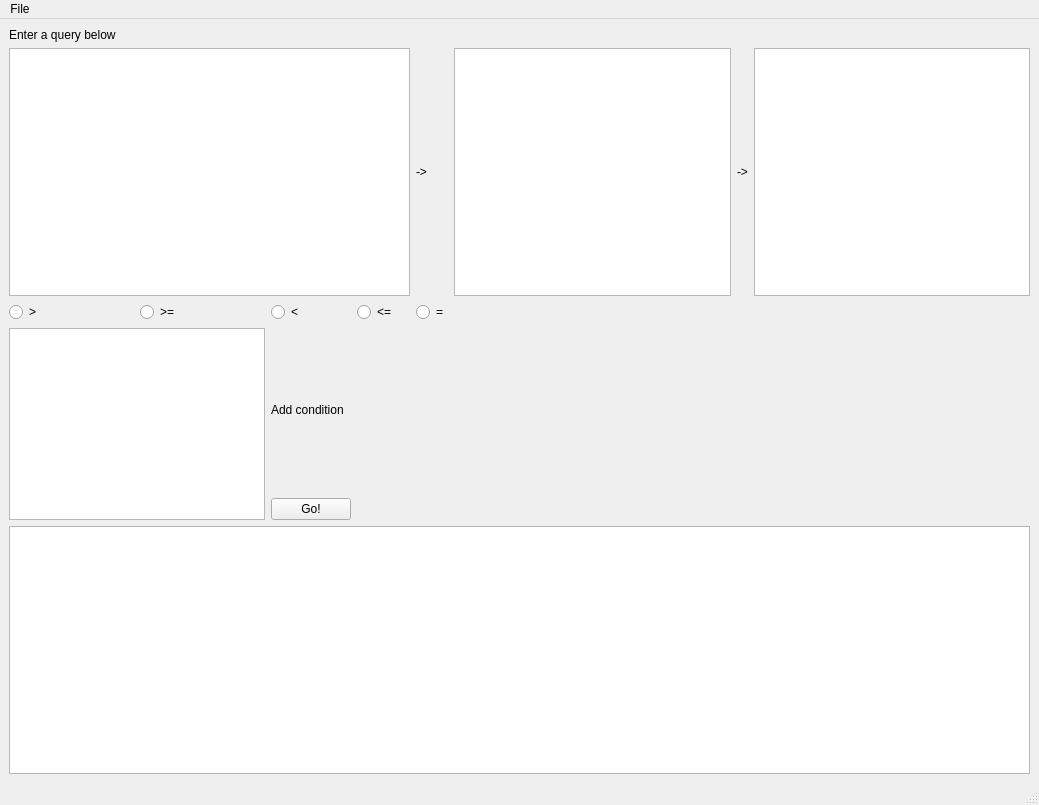
<?xml version="1.0" encoding="UTF-8"?>
<ui version="4.0">
 <class>MainWindow</class>
 <widget class="QMainWindow" name="MainWindow">
  <property name="geometry">
   <rect>
    <x>0</x>
    <y>0</y>
    <width>1039</width>
    <height>805</height>
   </rect>
  </property>
  <property name="windowTitle">
   <string>MainWindow</string>
  </property>
  <widget class="QWidget" name="centralwidget">
   <layout class="QGridLayout" name="gridLayout">
    <item row="1" column="0" colspan="4">
     <widget class="QListWidget" name="listWidget"/>
    </item>
    <item row="4" column="2">
     <widget class="QPushButton" name="pushButton">
      <property name="mouseTracking">
       <bool>false</bool>
      </property>
      <property name="text">
       <string>Go!</string>
      </property>
     </widget>
    </item>
    <item row="1" column="4">
     <widget class="QLabel" name="label_3">
      <property name="text">
       <string>-&gt;</string>
      </property>
     </widget>
    </item>
    <item row="2" column="1">
     <widget class="QRadioButton" name="radioButton">
      <property name="text">
       <string>&gt;=</string>
      </property>
     </widget>
    </item>
    <item row="2" column="0">
     <widget class="QRadioButton" name="radioButton_4">
      <property name="text">
       <string>&gt;</string>
      </property>
     </widget>
    </item>
    <item row="3" column="0" rowspan="2" colspan="2">
     <widget class="QTextEdit" name="textEdit"/>
    </item>
    <item row="5" column="0" colspan="8">
     <widget class="QTableWidget" name="tableWidget"/>
    </item>
    <item row="1" column="5">
     <widget class="QListWidget" name="listWidget_2"/>
    </item>
    <item row="2" column="3">
     <widget class="QRadioButton" name="radioButton_3">
      <property name="text">
       <string>&lt;=</string>
      </property>
     </widget>
    </item>
    <item row="3" column="2">
     <widget class="QLabel" name="label_2">
      <property name="text">
       <string>Add condition</string>
      </property>
     </widget>
    </item>
    <item row="1" column="6">
     <widget class="QLabel" name="label_4">
      <property name="text">
       <string>-&gt;</string>
      </property>
     </widget>
    </item>
    <item row="1" column="7">
     <widget class="QListWidget" name="listWidget_3"/>
    </item>
    <item row="2" column="4">
     <widget class="QRadioButton" name="radioButton_5">
      <property name="text">
       <string>=</string>
      </property>
     </widget>
    </item>
    <item row="0" column="0" colspan="2">
     <widget class="QLabel" name="label">
      <property name="text">
       <string>Enter a query below</string>
      </property>
     </widget>
    </item>
    <item row="2" column="2">
     <widget class="QRadioButton" name="radioButton_2">
      <property name="text">
       <string>&lt;</string>
      </property>
     </widget>
    </item>
   </layout>
  </widget>
  <widget class="QMenuBar" name="menubar">
   <property name="geometry">
    <rect>
     <x>0</x>
     <y>0</y>
     <width>1039</width>
     <height>22</height>
    </rect>
   </property>
   <widget class="QMenu" name="menuFile">
    <property name="title">
     <string>File</string>
    </property>
   </widget>
   <addaction name="menuFile"/>
  </widget>
  <widget class="QStatusBar" name="statusbar"/>
 </widget>
 <resources/>
 <connections/>
</ui>
